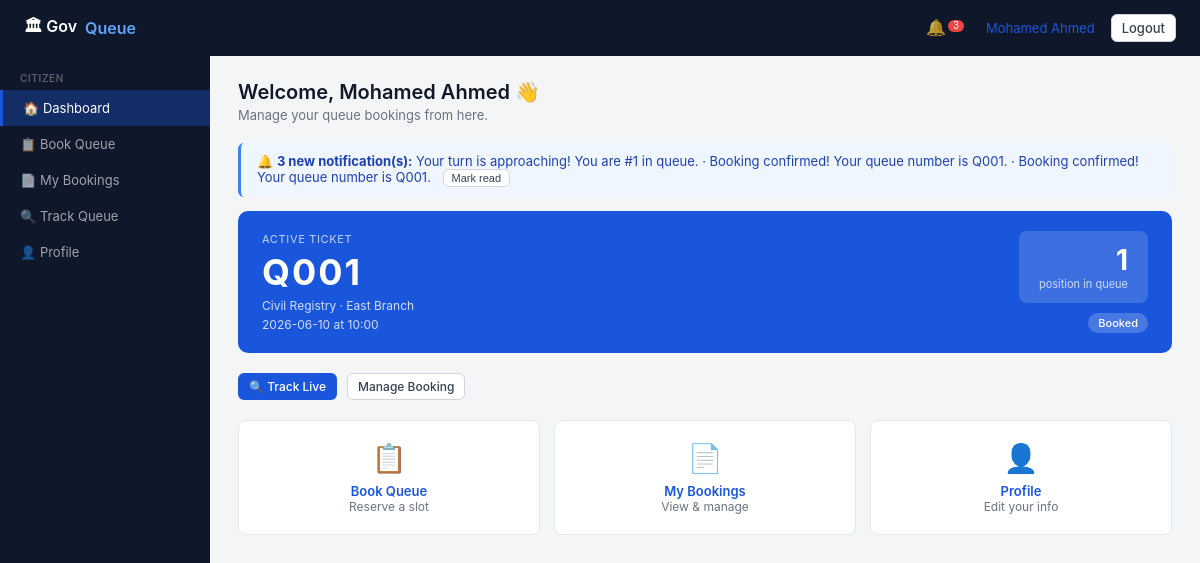
Screenshot of /citizen (signed in) with the database file from the repository.
### tables this page shows
CREATE TABLE user (
    id INTEGER PRIMARY KEY AUTOINCREMENT,
    full_name TEXT NOT NULL,
    phone TEXT NOT NULL UNIQUE,
    password_hash TEXT NOT NULL,
    national_id TEXT,
    role TEXT NOT NULL DEFAULT 'citizen',  -- guest,citizen,staff,validation_staff,supervisor,admin
    preferred_language TEXT DEFAULT 'en',
    is_active INTEGER DEFAULT 1,
    branch_id INTEGER REFERENCES branch(id)
);

CREATE TABLE notification (
    id INTEGER PRIMARY KEY AUTOINCREMENT,
    user_id INTEGER NOT NULL REFERENCES user(id),
    booking_id INTEGER REFERENCES booking(id),
    type TEXT NOT NULL,
    message TEXT NOT NULL,
    is_read INTEGER DEFAULT 0,
    sent_at TEXT NOT NULL
);

CREATE TABLE booking (
    id INTEGER PRIMARY KEY AUTOINCREMENT,
    citizen_id INTEGER NOT NULL REFERENCES user(id),
    time_slot_id INTEGER NOT NULL REFERENCES time_slot(id),
    branch_service_id INTEGER NOT NULL REFERENCES branch_service(id),
    queue_number TEXT NOT NULL,
    status TEXT DEFAULT 'booked',  -- booked,arrived,serving,completed,cancelled,no_show,skipped
    booked_at TEXT NOT NULL,
    arrived_at TEXT,
    served_at TEXT,
    completed_at TEXT
);

CREATE TABLE service (
    id INTEGER PRIMARY KEY AUTOINCREMENT,
    organization_id INTEGER NOT NULL REFERENCES organization(id),
    name TEXT NOT NULL,
    name_ar TEXT,
    estimated_duration_minutes INTEGER DEFAULT 10,
    is_active INTEGER DEFAULT 1
);

CREATE TABLE branch (
    id INTEGER PRIMARY KEY AUTOINCREMENT,
    organization_id INTEGER NOT NULL REFERENCES organization(id),
    name TEXT NOT NULL,
    address TEXT,
    phone TEXT,
    working_hours TEXT DEFAULT '08:00-16:00',
    grace_period_minutes INTEGER DEFAULT 15,
    is_active INTEGER DEFAULT 1
);

CREATE TABLE time_slot (
    id INTEGER PRIMARY KEY AUTOINCREMENT,
    branch_service_id INTEGER NOT NULL REFERENCES branch_service(id),
    slot_date TEXT NOT NULL,
    start_time TEXT NOT NULL,
    end_time TEXT NOT NULL,
    max_capacity INTEGER DEFAULT 10,
    booked_count INTEGER DEFAULT 0
);

### app.py (the view)
@app.route('/citizen')
@login_required
@role_required('citizen')
def citizen_dashboard():
    uid = session['user_id']
    active = query("""SELECT bk.*, s.name as service_name, s.name_ar,
                             ts.slot_date, ts.start_time, b.name as branch_name
                      FROM booking bk
                      JOIN time_slot ts ON bk.time_slot_id=ts.id
                      JOIN branch_service bs ON bk.branch_service_id=bs.id
                      JOIN service s ON bs.service_id=s.id
                      JOIN branch b ON bs.branch_id=b.id
                      WHERE bk.citizen_id=? AND bk.status NOT IN ('completed','cancelled','no_show','skipped')
                      ORDER BY ts.slot_date, ts.start_time LIMIT 1""", (uid,), one=True)
    if active:
        position = query("""SELECT COUNT(*) as c FROM booking b2
                            JOIN time_slot ts2 ON b2.time_slot_id=ts2.id
                            WHERE ts2.branch_service_id=(
                                SELECT branch_service_id FROM time_slot WHERE id=?
                            ) AND ts2.slot_date=? AND b2.status IN ('booked','arrived')
                            AND b2.queue_number < ?""",
                         (active['time_slot_id'], active['slot_date'], active['queue_number']), one=True)
        active = dict(active)
        active['position'] = position['c'] + 1 if position else 1
    notifs = query("SELECT * FROM notification WHERE user_id=? AND is_read=0 ORDER BY sent_at DESC LIMIT 5", (uid,))
    return render_template('citizen/dashboard.html', active=active, notifs=notifs,
                           user=current_user(), unread=unread_count())

### app.py (called while the page is built)
def login_required(f):
    @wraps(f)
    def decorated(*args, **kwargs):
        if 'user_id' not in session:
            return redirect(url_for('login'))
        return f(*args, **kwargs)
    return decorated

def role_required(*roles):
    def decorator(f):
        @wraps(f)
        def decorated(*args, **kwargs):
            if session.get('role') not in roles:
                flash("Access denied.", "error")
                return redirect(url_for('index'))
            return f(*args, **kwargs)
        return decorated
    return decorator

def current_user():
    if 'user_id' not in session:
        return None
    return query("SELECT * FROM user WHERE id=?", (session['user_id'],), one=True)

def unread_count():
    if 'user_id' not in session:
        return 0
    r = query("SELECT COUNT(*) as c FROM notification WHERE user_id=? AND is_read=0", (session['user_id'],), one=True)
    return r['c'] if r else 0

@app.context_processor
def inject_globals():
    return {'unread': unread_count()}

### db.py (called while the page is built)
def get_db():
    conn = sqlite3.connect(DB_PATH)
    conn.row_factory = sqlite3.Row
    conn.execute("PRAGMA foreign_keys = ON")
    return conn

def query(sql, args=(), one=False):
    conn = get_db()
    cur = conn.execute(sql, args)
    rv = cur.fetchall()
    conn.close()
    return (rv[0] if rv else None) if one else rv

### templates/citizen/dashboard.html (shortened to what this page needs)
{% extends 'base.html' %}
{% block content %}
<div class="with-sidebar">
  <div class="sidebar">
    <div class="sidebar-section">
      <div class="sidebar-lbl">Citizen</div>
      <a href="/citizen" class="sidebar-item active">🏠 Dashboard</a>
      <a href="/citizen/book" class="sidebar-item">📋 Book Queue</a>
      <a href="/citizen/bookings" class="sidebar-item">📄 My Bookings</a>
      <a href="/citizen/track" class="sidebar-item">🔍 Track Queue</a>
      <a href="/citizen/profile" class="sidebar-item">👤 Profile</a>
    </div>
  </div>
  <div class="main-area">
    <div class="page-header">
      <h2>Welcome, {{ user.full_name }} 👋</h2>
      <p>Manage your queue bookings from here.</p>
    </div>
    {% if notifs %}
    <div class="alert alert-info">
      🔔 <strong>{{ notifs|length }} new notification(s):</strong>
      {% for n in notifs %} {{ n.message }}{% if not loop.last %} · {% endif %}{% endfor %}
      <form method="POST" action="/notifications/read" style="display:inline;margin-left:8px">
        <button class="btn btn-sm btn-secondary" style="padding:2px 8px;font-size:11px">Mark read</button>
      </form>
    </div>
    {% endif %}
    {% if active %}
    <div class="ticket-banner">
      <div>
        <div style="font-size:11px;opacity:.75;margin-bottom:4px;text-transform:uppercase;letter-spacing:.06em">Active Ticket</div>
        <div class="ticket-num">{{ active.queue_number }}</div>
        <div class="ticket-meta">{{ active.service_name }} · {{ active.branch_name }}</div>
        <div class="ticket-meta">{{ active.slot_date }} at {{ active.start_time }}</div>
      </div>
      <div style="text-align:right">
        <div style="background:rgba(255,255,255,.15);border-radius:8px;padding:12px 20px">
          <div style="font-size:28px;font-weight:700">{{ active.position }}</div>
          <div style="font-size:11px;opacity:.75">position in queue</div>
        </div>
        <div style="margin-top:8px">
          <span class="tag" style="background:rgba(255,255,255,.2);color:#fff">{{ active.status|title }}</span>
        </div>
      </div>
    </div>
    <div style="display:flex;gap:10px;margin-bottom:20px">
      <a href="/citizen/track" class="btn btn-primary btn-sm">🔍 Track Live</a>
      <a href="/citizen/bookings" class="btn btn-secondary btn-sm">Manage Booking</a>
    </div>
    {% else %}
    <div class="card" style="text-align:center;padding:32px;margin-bottom:20px">
      <div style="font-size:36px;margin-bottom:10px">📋</div>
      <p style="color:#6b7280;margin-bottom:14px">No active booking. Book a slot now!</p>
      <a href="/citizen/book" class="btn btn-primary">Book Queue Slot</a>
    </div>
    {% endif %}
    <div class="grid-3">
      <a href="/citizen/book" class="card" style="text-align:center;text-decoration:none">
        <div style="font-size:28px;margin-bottom:8px">📋</div>
        <div style="font-weight:600;font-size:13px">Book Queue</div>
        <div class="muted">Reserve a slot</div>
      </a>
      <a href="/citizen/bookings" class="card" style="text-align:center;text-decoration:none">
        <div style="font-size:28px;margin-bottom:8px">📄</div>
        <div style="font-weight:600;font-size:13px">My Bookings</div>
        <div class="muted">View & manage</div>
      </a>
      <a href="/citizen/profile" class="card" style="text-align:center;text-decoration:none">
        <div style="font-size:28px;margin-bottom:8px">👤</div>
        <div style="font-weight:600;font-size:13px">Profile</div>
        <div class="muted">Edit your info</div>
      </a>
    </div>
  </div>
</div>
{% endblock %}

### templates/base.html (shortened to what this page needs)
<!DOCTYPE html>
<html lang="en">
<head>
</head>
<body>
<nav class="navbar">
  <a href="/" class="navbar-brand">🏛 Gov<span>Queue</span></a>
  <div class="navbar-right">
    {% if session.user_id %}
      <div class="notif-wrap" id="notif-wrap">
        <button type="button" class="notif-btn" id="notif-btn" aria-label="Notifications">
          🔔{% if unread > 0 %}<span class="notif-badge" id="notif-badge">{{ unread }}</span>{% endif %}
        </button>
      </div>
      <a href="/dashboard">{{ session.name }}</a>
      <a href="/logout" class="btn btn-sm btn-secondary">Logout</a>
    {% else %}
      <a href="/login">Login</a>
      <a href="/register" class="btn btn-sm btn-primary">Register</a>
    {% endif %}
  </div>
</nav>
{% block content %}{% endblock %}
</body>
</html>

### templates/base.html (style rules this page uses)
* { box-sizing:border-box;margin:0;padding:0 }
body { font-family:-apple-system,BlinkMacSystemFont,'Segoe UI',sans-serif;background:#f4f5f7;color:#1a1a2e;min-height:100vh }
a { color:#1a56db;text-decoration:none }
.navbar { background:#0f172a;padding:0 24px;height:56px;display:flex;align-items:center;justify-content:space-between }
.navbar-brand { color:#fff;font-size:16px;font-weight:600;display:flex;align-items:center;gap:8px }
.navbar-brand span { color:#60a5fa }
.navbar-right { display:flex;align-items:center;gap:16px }
.navbar-right a { color:rgba(96 165 250,.7);font-size:13px }
.btn { display:inline-flex;align-items:center;gap:6px;padding:7px 16px;border-radius:6px;font-size:13px;font-weight:500;cursor:pointer;border:1px solid transparent;transition:opacity .15s }
.btn-primary { background:#1a56db;color:#fff }
.btn-secondary { background:#fff;color:#374151;border-color:#d1d5db }
.btn-sm { padding:5px 10px;font-size:12px }
.with-sidebar { display:flex;min-height:calc(100vh - 56px) }
.sidebar { width:210px;background:#0f172a;padding:0;flex-shrink:0 }
.sidebar-section { padding:12px 0 }
.sidebar-lbl { font-size:10px;font-weight:600;color:rgba(255,255,255,.3);padding:4px 20px 6px;text-transform:uppercase;letter-spacing:.06em }
.sidebar-item { display:flex;align-items:center;gap:10px;padding:10px 20px;font-size:13px;color:rgba(255,255,255,.6);cursor:pointer;transition:background .1s }
.sidebar-item.active { background:rgba(26,86,219,.35);color:#fff;border-left:3px solid #1a56db }
.main-area { flex:1;padding:24px 28px;overflow:auto }
.card { background:#fff;border:1px solid #e5e7eb;border-radius:8px;padding:20px }
.grid-3 { display:grid;grid-template-columns:repeat(3,1fr);gap:14px }
.tag { display:inline-flex;align-items:center;padding:3px 10px;border-radius:20px;font-size:11px;font-weight:500 }
.alert { padding:10px 16px;border-radius:6px;font-size:13px;margin-bottom:14px;border-left:3px solid }
.alert-info { background:#eff6ff;color:#1e40af;border-color:#3b82f6 }
.page-header { margin-bottom:20px }
.page-header h2 { font-size:20px;font-weight:600;color:#111827 }
.page-header p { font-size:13px;color:#6b7280;margin-top:3px }
.ticket-banner { background:#1a56db;border-radius:10px;padding:20px 24px;display:flex;align-items:center;justify-content:space-between;color:#fff;margin-bottom:20px }
.ticket-num { font-size:36px;font-weight:700;letter-spacing:2px }
.ticket-meta { font-size:12px;opacity:.8;margin-top:4px }
.notif-wrap { position:relative }
.notif-btn { background:none;border:none;color:rgba(255,255,255,.7);font-size:16px;cursor:pointer;padding:4px 6px;border-radius:6px;line-height:1 }
.notif-badge { background:#ef4444;color:#fff;font-size:10px;border-radius:9px;padding:1px 5px;min-width:16px;text-align:center;display:inline-block;vertical-align:top;margin-left:2px }
.muted { color:#6b7280;font-size:12px }

### rows the page displays
user: name "Mohamed Ahmed", full_name "Mohamed Ahmed"
notification: message "Your turn is approaching! You are #1 in queue."
notification: message "Booking confirmed! Your queue number is Q001."
notification: message "Booking confirmed! Your queue number is Q001."
booking: queue_number "Q001", status "Booked"
service: service_name "Civil Registry"
branch: branch_name "East Branch"
time_slot: slot_date "2026-06-10", start_time "10:00"

### other values shown
{{ unread }} "3"
{{ notifs|length }} "3"
{{ active.position }} "1"
